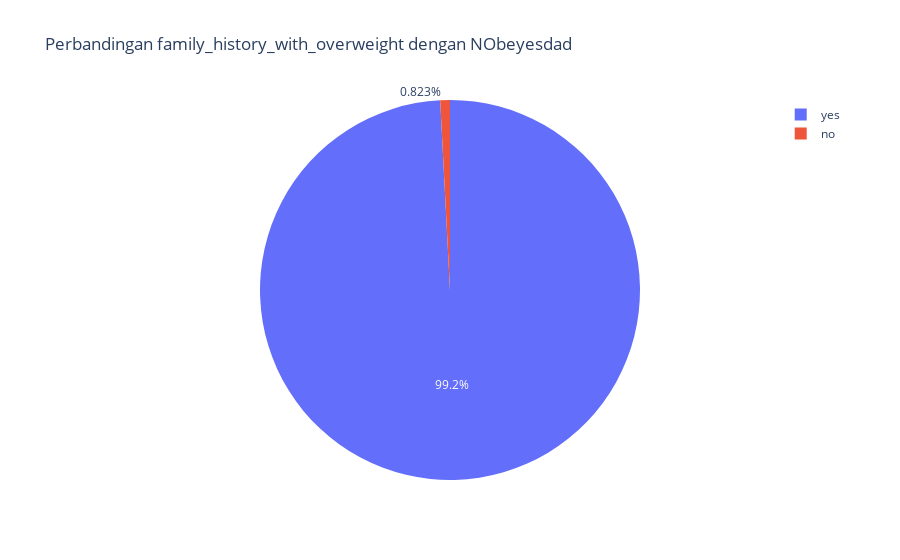

Notebook source saved alongside this figure:
### Markdown cell above
#### Melihat apakah memiliki riwayat keturunan merupakan salah satu faktor terkena obesitas

### Code cell
# Filter data untuk kategori NObeyesdad yang diinginkan
filtered_data = data_duplicated[data_duplicated['NObeyesdad'].isin(['Obesity_Type_III', 'Obesity_Type_II', 'Obesity_Type_I'])]

# Hitung jumlah masing-masing nilai pada kolom 'family_history_with_overweight'
value_counts = filtered_data['family_history_with_overweight'].value_counts().reset_index()

# Buat DataFrame untuk pie chart
df_pie = pd.DataFrame({'family_history_with_overweight': value_counts['index'], 'Count': value_counts['family_history_with_overweight']})

# Buat pie chart dengan Plotly Express
fig = px.pie(df_pie, names='family_history_with_overweight', values='Count', title="Perbandingan family_history_with_overweight dengan NObeyesdad")
fig.show()

### Figure 1 — Plotly figure (JSON) as saved in the notebook; plotly's stock layout.template omitted (floating-point values rounded to 4 significant figures)
{"data": [{"domain": {"x": [0, 1], "y": [0, 1]}, "hovertemplate": "family_history_with_overweight=%{label}<br>Count=%{value}<extra></extra>", "labels": ["yes", "no"], "legendgroup": "", "name": "", "showlegend": true, "type": "pie", "values": [964, 8]}], "layout": {"legend": {"tracegroupgap": 0}, "title": {"text": "Perbandingan family_history_with_overweight dengan NObeyesdad"}}}
